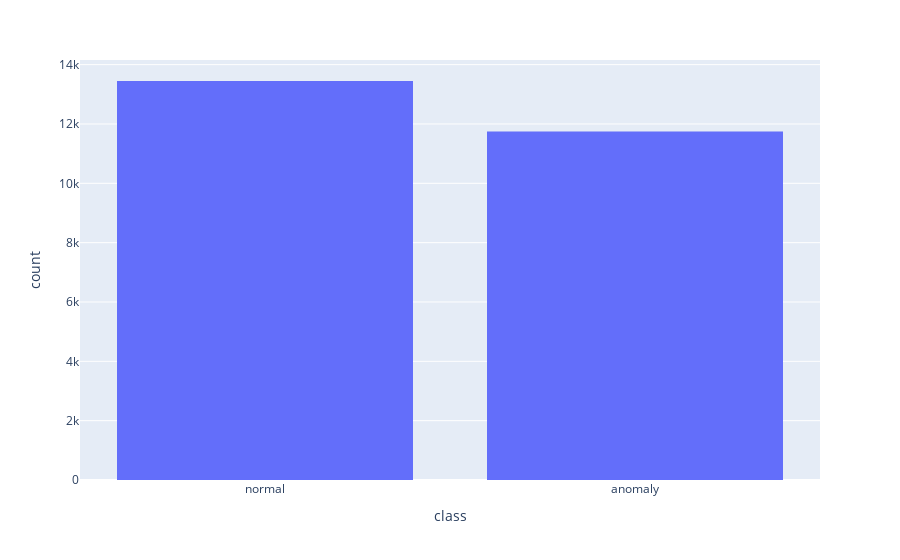

The cell this chart's notebook holds for it:
### Code cell
# class distribution
print(training_data['class'].value_counts())
fig = px.histogram(training_data, x='class')
fig.show()

### Figure 1 — Plotly figure (JSON) as saved in the notebook; plotly's stock layout.template omitted (floating-point values rounded to 4 significant figures; data arrays with more than 128 entries replaced by an {"elided": "..."} marker saying what was removed)
{"data": [{"alignmentgroup": "True", "bingroup": "x", "hovertemplate": "class=%{x}<br>count=%{y}<extra></extra>", "legendgroup": "", "marker": {"color": "#636efa", "pattern": {"shape": ""}}, "name": "", "offsetgroup": "", "orientation": "v", "showlegend": false, "type": "histogram", "x": {"elided": "25192 str values"}, "xaxis": "x", "yaxis": "y"}], "layout": {"barmode": "relative", "legend": {"tracegroupgap": 0}, "margin": {"t": 60}, "xaxis": {"anchor": "y", "domain": [0, 1], "title": {"text": "class"}}, "yaxis": {"anchor": "x", "domain": [0, 1], "title": {"text": "count"}}}}
